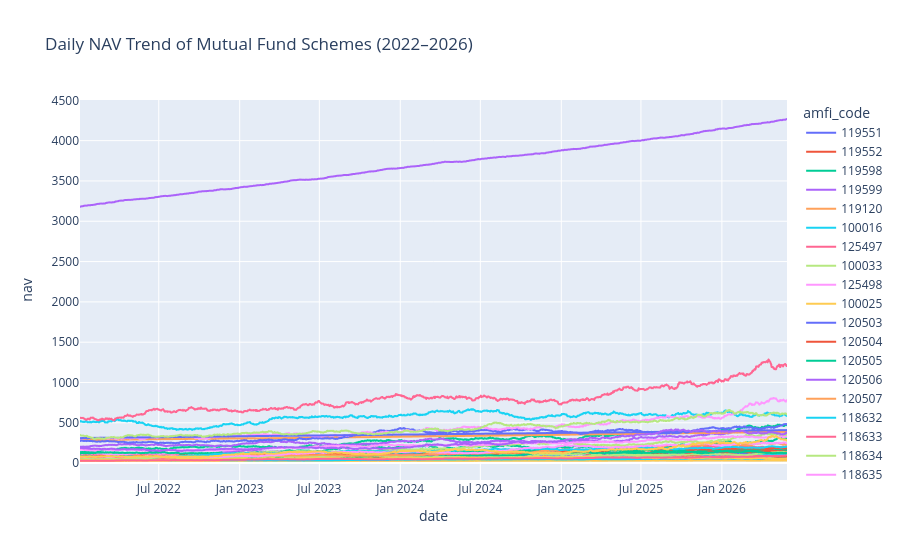

Notebook code cell kept with this figure:
### Code cell
fig = px.line(
    nav,
    x="date",
    y="nav",
    color="amfi_code",
    title="Daily NAV Trend of Mutual Fund Schemes (2022–2026)"
)

fig.show()

### Figure 1 — Plotly figure (JSON) as saved in the notebook; plotly's stock layout.template omitted (floating-point values rounded to 4 significant figures; data arrays with more than 128 entries replaced by an {"elided": "..."} marker saying what was removed)
{"data": [{"hovertemplate": "amfi_code=119551<br>date=%{x}<br>nav=%{y}<extra></extra>", "legendgroup": "119551", "line": {"color": "#636efa", "dash": "solid"}, "marker": {"symbol": "circle"}, "mode": "lines", "name": "119551", "showlegend": true, "type": "scattergl", "x": {"elided": "1150 str values"}, "xaxis": "x", "y": {"elided": "1150 float values"}, "yaxis": "y"}, {"hovertemplate": "amfi_code=119552<br>date=%{x}<br>nav=%{y}<extra></extra>", "legendgroup": "119552", "line": {"color": "#EF553B", "dash": "solid"}, "marker": {"symbol": "circle"}, "mode": "lines", "name": "119552", "showlegend": true, "type": "scattergl", "x": {"elided": "1150 str values"}, "xaxis": "x", "y": {"elided": "1150 float values"}, "yaxis": "y"}, {"hovertemplate": "amfi_code=119598<br>date=%{x}<br>nav=%{y}<extra></extra>", "legendgroup": "119598", "line": {"color": "#00cc96", "dash": "solid"}, "marker": {"symbol": "circle"}, "mode": "lines", "name": "119598", "showlegend": true, "type": "scattergl", "x": {"elided": "1150 str values"}, "xaxis": "x", "y": {"elided": "1150 float values"}, "yaxis": "y"}, {"hovertemplate": "amfi_code=119599<br>date=%{x}<br>nav=%{y}<extra></extra>", "legendgroup": "119599", "line": {"color": "#ab63fa", "dash": "solid"}, "marker": {"symbol": "circle"}, "mode": "lines", "name": "119599", "showlegend": true, "type": "scattergl", "x": {"elided": "1150 str values"}, "xaxis": "x", "y": {"elided": "1150 float values"}, "yaxis": "y"}, {"hovertemplate": "amfi_code=119120<br>date=%{x}<br>nav=%{y}<extra></extra>", "legendgroup": "119120", "line": {"color": "#FFA15A", "dash": "solid"}, "marker": {"symbol": "circle"}, "mode": "lines", "name": "119120", "showlegend": true, "type": "scattergl", "x": {"elided": "1150 str values"}, "xaxis": "x", "y": {"elided": "1150 float values"}, "yaxis": "y"}, {"hovertemplate": "amfi_code=100016<br>date=%{x}<br>nav=%{y}<extra></extra>", "legendgroup": "100016", "line": {"color": "#19d3f3", "dash": "solid"}, "marker": {"symbol": "circle"}, "mode": "lines", "name": "100016", "showlegend": true, "type": "scattergl", "x": {"elided": "1150 str values"}, "xaxis": "x", "y": {"elided": "1150 float values"}, "yaxis": "y"}, {"hovertemplate": "amfi_code=125497<br>date=%{x}<br>nav=%{y}<extra></extra>", "legendgroup": "125497", "line": {"color": "#FF6692", "dash": "solid"}, "marker": {"symbol": "circle"}, "mode": "lines", "name": "125497", "showlegend": true, "type": "scattergl", "x": {"elided": "1150 str values"}, "xaxis": "x", "y": {"elided": "1150 float values"}, "yaxis": "y"}, {"hovertemplate": "amfi_code=100033<br>date=%{x}<br>nav=%{y}<extra></extra>", "legendgroup": "100033", "line": {"color": "#B6E880", "dash": "solid"}, "marker": {"symbol": "circle"}, "mode": "lines", "name": "100033", "showlegend": true, "type": "scattergl", "x": {"elided": "1150 str values"}, "xaxis": "x", "y": {"elided": "1150 float values"}, "yaxis": "y"}, {"hovertemplate": "amfi_code=125498<br>date=%{x}<br>nav=%{y}<extra></extra>", "legendgroup": "125498", "line": {"color": "#FF97FF", "dash": "solid"}, "marker": {"symbol": "circle"}, "mode": "lines", "name": "125498", "showlegend": true, "type": "scattergl", "x": {"elided": "1150 str values"}, "xaxis": "x", "y": {"elided": "1150 float values"}, "yaxis": "y"}, {"hovertemplate": "amfi_code=100025<br>date=%{x}<br>nav=%{y}<extra></extra>", "legendgroup": "100025", "line": {"color": "#FECB52", "dash": "solid"}, "marker": {"symbol": "circle"}, "mode": "lines", "name": "100025", "showlegend": true, "type": "scattergl", "x": {"elided": "1150 str values"}, "xaxis": "x", "y": {"elided": "1150 float values"}, "yaxis": "y"}, {"hovertemplate": "amfi_code=120503<br>date=%{x}<br>nav=%{y}<extra></extra>", "legendgroup": "120503", "line": {"color": "#636efa", "dash": "solid"}, "marker": {"symbol": "circle"}, "mode": "lines", "name": "120503", "showlegend": true, "type": "scattergl", "x": {"elided": "1150 str values"}, "xaxis": "x", "y": {"elided": "1150 float values"}, "yaxis": "y"}, {"hovertemplate": "amfi_code=120504<br>date=%{x}<br>nav=%{y}<extra></extra>", "legendgroup": "120504", "line": {"color": "#EF553B", "dash": "solid"}, "marker": {"symbol": "circle"}, "mode": "lines", "name": "120504", "showlegend": true, "type": "scattergl", "x": {"elided": "1150 str values"}, "xaxis": "x", "y": {"elided": "1150 float values"}, "yaxis": "y"}, {"hovertemplate": "amfi_code=120505<br>date=%{x}<br>nav=%{y}<extra></extra>", "legendgroup": "120505", "line": {"color": "#00cc96", "dash": "solid"}, "marker": {"symbol": "circle"}, "mode": "lines", "name": "120505", "showlegend": true, "type": "scattergl", "x": {"elided": "1150 str values"}, "xaxis": "x", "y": {"elided": "1150 float values"}, "yaxis": "y"}, {"hovertemplate": "amfi_code=120506<br>date=%{x}<br>nav=%{y}<extra></extra>", "legendgroup": "120506", "line": {"color": "#ab63fa", "dash": "solid"}, "marker": {"symbol": "circle"}, "mode": "lines", "name": "120506", "showlegend": true, "type": "scattergl", "x": {"elided": "1150 str values"}, "xaxis": "x", "y": {"elided": "1150 float values"}, "yaxis": "y"}, {"hovertemplate": "amfi_code=120507<br>date=%{x}<br>nav=%{y}<extra></extra>", "legendgroup": "120507", "line": {"color": "#FFA15A", "dash": "solid"}, "marker": {"symbol": "circle"}, "mode": "lines", "name": "120507", "showlegend": true, "type": "scattergl", "x": {"elided": "1150 str values"}, "xaxis": "x", "y": {"elided": "1150 float values"}, "yaxis": "y"}, {"hovertemplate": "amfi_code=118632<br>date=%{x}<br>nav=%{y}<extra></extra>", "legendgroup": "118632", "line": {"color": "#19d3f3", "dash": "solid"}, "marker": {"symbol": "circle"}, "mode": "lines", "name": "118632", "showlegend": true, "type": "scattergl", "x": {"elided": "1150 str values"}, "xaxis": "x", "y": {"elided": "1150 float values"}, "yaxis": "y"}, {"hovertemplate": "amfi_code=118633<br>date=%{x}<br>nav=%{y}<extra></extra>", "legendgroup": "118633", "line": {"color": "#FF6692", "dash": "solid"}, "marker": {"symbol": "circle"}, "mode": "lines", "name": "118633", "showlegend": true, "type": "scattergl", "x": {"elided": "1150 str values"}, "xaxis": "x", "y": {"elided": "1150 float values"}, "yaxis": "y"}, {"hovertemplate": "amfi_code=118634<br>date=%{x}<br>nav=%{y}<extra></extra>", "legendgroup": "118634", "line": {"color": "#B6E880", "dash": "solid"}, "marker": {"symbol": "circle"}, "mode": "lines", "name": "118634", "showlegend": true, "type": "scattergl", "x": {"elided": "1150 str values"}, "xaxis": "x", "y": {"elided": "1150 float values"}, "yaxis": "y"}, {"hovertemplate": "amfi_code=118635<br>date=%{x}<br>nav=%{y}<extra></extra>", "legendgroup": "118635", "line": {"color": "#FF97FF", "dash": "solid"}, "marker": {"symbol": "circle"}, "mode": "lines", "name": "118635", "showlegend": true, "type": "scattergl", "x": {"elided": "1150 str values"}, "xaxis": "x", "y": {"elided": "1150 float values"}, "yaxis": "y"}, {"hovertemplate": "amfi_code=118636<br>date=%{x}<br>nav=%{y}<extra></extra>", "legendgroup": "118636", "line": {"color": "#FECB52", "dash": "solid"}, "marker": {"symbol": "circle"}, "mode": "lines", "name": "118636", "showlegend": true, "type": "scattergl", "x": {"elided": "1150 str values"}, "xaxis": "x", "y": {"elided": "1150 float values"}, "yaxis": "y"}, {"hovertemplate": "amfi_code=120841<br>date=%{x}<br>nav=%{y}<extra></extra>", "legendgroup": "120841", "line": {"color": "#636efa", "dash": "solid"}, "marker": {"symbol": "circle"}, "mode": "lines", "name": "120841", "showlegend": true, "type": "scattergl", "x": {"elided": "1150 str values"}, "xaxis": "x", "y": {"elided": "1150 float values"}, "yaxis": "y"}, {"hovertemplate": "amfi_code=120842<br>date=%{x}<br>nav=%{y}<extra></extra>", "legendgroup": "120842", "line": {"color": "#EF553B", "dash": "solid"}, "marker": {"symbol": "circle"}, "mode": "lines", "name": "120842", "showlegend": true, "type": "scattergl", "x": {"elided": "1150 str values"}, "xaxis": "x", "y": {"elided": "1150 float values"}, "yaxis": "y"}, {"hovertemplate": "amfi_code=120843<br>date=%{x}<br>nav=%{y}<extra></extra>", "legendgroup": "120843", "line": {"color": "#00cc96", "dash": "solid"}, "marker": {"symbol": "circle"}, "mode": "lines", "name": "120843", "showlegend": true, "type": "scattergl", "x": {"elided": "1150 str values"}, "xaxis": "x", "y": {"elided": "1150 float values"}, "yaxis": "y"}, {"hovertemplate": "amfi_code=120844<br>date=%{x}<br>nav=%{y}<extra></extra>", "legendgroup": "120844", "line": {"color": "#ab63fa", "dash": "solid"}, "marker": {"symbol": "circle"}, "mode": "lines", "name": "120844", "showlegend": true, "type": "scattergl", "x": {"elided": "1150 str values"}, "xaxis": "x", "y": {"elided": "1150 float values"}, "yaxis": "y"}, {"hovertemplate": "amfi_code=119092<br>date=%{x}<br>nav=%{y}<extra></extra>", "legendgroup": "119092", "line": {"color": "#FFA15A", "dash": "solid"}, "marker": {"symbol": "circle"}, "mode": "lines", "name": "119092", "showlegend": true, "type": "scattergl", "x": {"elided": "1150 str values"}, "xaxis": "x", "y": {"elided": "1150 float values"}, "yaxis": "y"}, {"hovertemplate": "amfi_code=119093<br>date=%{x}<br>nav=%{y}<extra></extra>", "legendgroup": "119093", "line": {"color": "#19d3f3", "dash": "solid"}, "marker": {"symbol": "circle"}, "mode": "lines", "name": "119093", "showlegend": true, "type": "scattergl", "x": {"elided": "1150 str values"}, "xaxis": "x", "y": {"elided": "1150 float values"}, "yaxis": "y"}, {"hovertemplate": "amfi_code=119094<br>date=%{x}<br>nav=%{y}<extra></extra>", "legendgroup": "119094", "line": {"color": "#FF6692", "dash": "solid"}, "marker": {"symbol": "circle"}, "mode": "lines", "name": "119094", "showlegend": true, "type": "scattergl", "x": {"elided": "1150 str values"}, "xaxis": "x", "y": {"elided": "1150 float values"}, "yaxis": "y"}, {"hovertemplate": "amfi_code=119095<br>date=%{x}<br>nav=%{y}<extra></extra>", "legendgroup": "119095", "line": {"color": "#B6E880", "dash": "solid"}, "marker": {"symbol": "circle"}, "mode": "lines", "name": "119095", "showlegend": true, "type": "scattergl", "x": {"elided": "1150 str values"}, "xaxis": "x", "y": {"elided": "1150 float values"}, "yaxis": "y"}, {"hovertemplate": "amfi_code=101206<br>date=%{x}<br>nav=%{y}<extra></extra>", "legendgroup": "101206", "line": {"color": "#FF97FF", "dash": "solid"}, "marker": {"symbol": "circle"}, "mode": "lines", "name": "101206", "showlegend": true, "type": "scattergl", "x": {"elided": "1150 str values"}, "xaxis": "x", "y": {"elided": "1150 float values"}, "yaxis": "y"}, {"hovertemplate": "amfi_code=101207<br>date=%{x}<br>nav=%{y}<extra></extra>", "legendgroup": "101207", "line": {"color": "#FECB52", "dash": "solid"}, "marker": {"symbol": "circle"}, "mode": "lines", "name": "101207", "showlegend": true, "type": "scattergl", "x": {"elided": "1150 str values"}, "xaxis": "x", "y": {"elided": "1150 float values"}, "yaxis": "y"}, {"hovertemplate": "amfi_code=101208<br>date=%{x}<br>nav=%{y}<extra></extra>", "legendgroup": "101208", "line": {"color": "#636efa", "dash": "solid"}, "marker": {"symbol": "circle"}, "mode": "lines", "name": "101208", "showlegend": true, "type": "scattergl", "x": {"elided": "1150 str values"}, "xaxis": "x", "y": {"elided": "1150 float values"}, "yaxis": "y"}, {"hovertemplate": "amfi_code=102885<br>date=%{x}<br>nav=%{y}<extra></extra>", "legendgroup": "102885", "line": {"color": "#EF553B", "dash": "solid"}, "marker": {"symbol": "circle"}, "mode": "lines", "name": "102885", "showlegend": true, "type": "scattergl", "x": {"elided": "1150 str values"}, "xaxis": "x", "y": {"elided": "1150 float values"}, "yaxis": "y"}, {"hovertemplate": "amfi_code=102886<br>date=%{x}<br>nav=%{y}<extra></extra>", "legendgroup": "102886", "line": {"color": "#00cc96", "dash": "solid"}, "marker": {"symbol": "circle"}, "mode": "lines", "name": "102886", "showlegend": true, "type": "scattergl", "x": {"elided": "1150 str values"}, "xaxis": "x", "y": {"elided": "1150 float values"}, "yaxis": "y"}, {"hovertemplate": "amfi_code=102887<br>date=%{x}<br>nav=%{y}<extra></extra>", "legendgroup": "102887", "line": {"color": "#ab63fa", "dash": "solid"}, "marker": {"symbol": "circle"}, "mode": "lines", "name": "102887", "showlegend": true, "type": "scattergl", "x": {"elided": "1150 str values"}, "xaxis": "x", "y": {"elided": "1150 float values"}, "yaxis": "y"}, {"hovertemplate": "amfi_code=148567<br>date=%{x}<br>nav=%{y}<extra></extra>", "legendgroup": "148567", "line": {"color": "#FFA15A", "dash": "solid"}, "marker": {"symbol": "circle"}, "mode": "lines", "name": "148567", "showlegend": true, "type": "scattergl", "x": {"elided": "1150 str values"}, "xaxis": "x", "y": {"elided": "1150 float values"}, "yaxis": "y"}, {"hovertemplate": "amfi_code=148568<br>date=%{x}<br>nav=%{y}<extra></extra>", "legendgroup": "148568", "line": {"color": "#19d3f3", "dash": "solid"}, "marker": {"symbol": "circle"}, "mode": "lines", "name": "148568", "showlegend": true, "type": "scattergl", "x": {"elided": "1150 str values"}, "xaxis": "x", "y": {"elided": "1150 float values"}, "yaxis": "y"}, {"hovertemplate": "amfi_code=148569<br>date=%{x}<br>nav=%{y}<extra></extra>", "legendgroup": "148569", "line": {"color": "#FF6692", "dash": "solid"}, "marker": {"symbol": "circle"}, "mode": "lines", "name": "148569", "showlegend": true, "type": "scattergl", "x": {"elided": "1150 str values"}, "xaxis": "x", "y": {"elided": "1150 float values"}, "yaxis": "y"}, {"hovertemplate": "amfi_code=149322<br>date=%{x}<br>nav=%{y}<extra></extra>", "legendgroup": "149322", "line": {"color": "#B6E880", "dash": "solid"}, "marker": {"symbol": "circle"}, "mode": "lines", "name": "149322", "showlegend": true, "type": "scattergl", "x": {"elided": "1150 str values"}, "xaxis": "x", "y": {"elided": "1150 float values"}, "yaxis": "y"}, {"hovertemplate": "amfi_code=149323<br>date=%{x}<br>nav=%{y}<extra></extra>", "legendgroup": "149323", "line": {"color": "#FF97FF", "dash": "solid"}, "marker": {"symbol": "circle"}, "mode": "lines", "name": "149323", "showlegend": true, "type": "scattergl", "x": {"elided": "1150 str values"}, "xaxis": "x", "y": {"elided": "1150 float values"}, "yaxis": "y"}, {"hovertemplate": "amfi_code=149324<br>date=%{x}<br>nav=%{y}<extra></extra>", "legendgroup": "149324", "line": {"color": "#FECB52", "dash": "solid"}, "marker": {"symbol": "circle"}, "mode": "lines", "name": "149324", "showlegend": true, "type": "scattergl", "x": {"elided": "1150 str values"}, "xaxis": "x", "y": {"elided": "1150 float values"}, "yaxis": "y"}], "layout": {"legend": {"title": {"text": "amfi_code"}, "tracegroupgap": 0}, "title": {"text": "Daily NAV Trend of Mutual Fund Schemes (2022–2026)"}, "xaxis": {"anchor": "y", "domain": [0, 1], "title": {"text": "date"}}, "yaxis": {"anchor": "x", "domain": [0, 1], "title": {"text": "nav"}}}}
